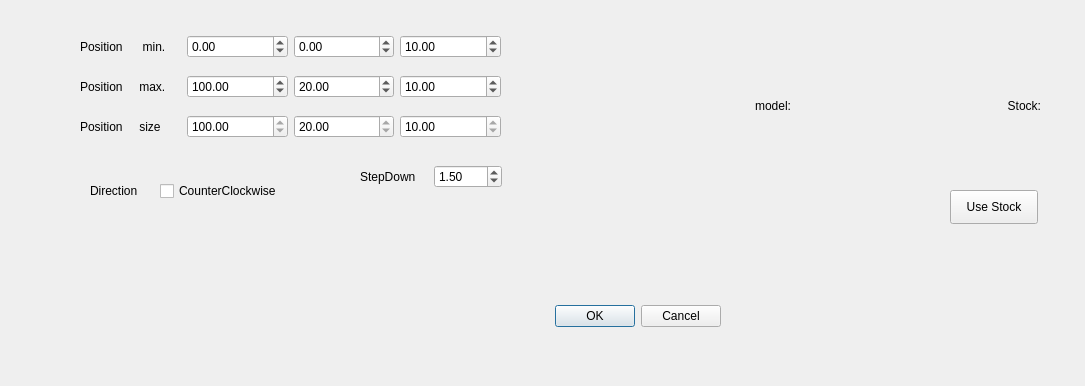
<?xml version="1.0" encoding="UTF-8"?>
<ui version="4.0">
 <class>RectCutDialog</class>
 <widget class="QDialog" name="RectCutDialog">
  <property name="geometry">
   <rect>
    <x>0</x>
    <y>0</y>
    <width>1085</width>
    <height>386</height>
   </rect>
  </property>
  <property name="windowTitle">
   <string>Rectangular Cutout</string>
  </property>
  <widget class="QDialogButtonBox" name="buttonBox">
   <property name="geometry">
    <rect>
     <x>380</x>
     <y>300</y>
     <width>341</width>
     <height>32</height>
    </rect>
   </property>
   <property name="orientation">
    <enum>Qt::Horizontal</enum>
   </property>
   <property name="standardButtons">
    <set>QDialogButtonBox::Cancel|QDialogButtonBox::Ok</set>
   </property>
  </widget>
  <widget class="QCheckBox" name="checkBox">
   <property name="geometry">
    <rect>
     <x>160</x>
     <y>180</y>
     <width>141</width>
     <height>22</height>
    </rect>
   </property>
   <property name="text">
    <string>CounterClockwise</string>
   </property>
  </widget>
  <widget class="QLabel" name="label_5">
   <property name="geometry">
    <rect>
     <x>90</x>
     <y>170</y>
     <width>63</width>
     <height>41</height>
    </rect>
   </property>
   <property name="text">
    <string>Direction</string>
   </property>
  </widget>
  <widget class="QWidget" name="layoutWidget">
   <property name="geometry">
    <rect>
     <x>80</x>
     <y>110</y>
     <width>421</width>
     <height>34</height>
    </rect>
   </property>
   <layout class="QHBoxLayout" name="horizontalLayout">
    <item>
     <widget class="QLabel" name="label_3">
      <property name="enabled">
       <bool>true</bool>
      </property>
      <property name="text">
       <string>Position     size</string>
      </property>
     </widget>
    </item>
    <item>
     <widget class="QDoubleSpinBox" name="dblSizeX">
      <property name="wrapping">
       <bool>false</bool>
      </property>
      <property name="readOnly">
       <bool>true</bool>
      </property>
      <property name="maximum">
       <double>10000.000000000000000</double>
      </property>
      <property name="value">
       <double>100.000000000000000</double>
      </property>
     </widget>
    </item>
    <item>
     <widget class="QDoubleSpinBox" name="dblSizeY">
      <property name="readOnly">
       <bool>true</bool>
      </property>
      <property name="maximum">
       <double>10000.000000000000000</double>
      </property>
      <property name="value">
       <double>20.000000000000000</double>
      </property>
     </widget>
    </item>
    <item>
     <widget class="QDoubleSpinBox" name="dblSizeZ">
      <property name="readOnly">
       <bool>true</bool>
      </property>
      <property name="maximum">
       <double>10000.000000000000000</double>
      </property>
      <property name="value">
       <double>10.000000000000000</double>
      </property>
     </widget>
    </item>
   </layout>
  </widget>
  <widget class="QWidget" name="layoutWidget">
   <property name="geometry">
    <rect>
     <x>80</x>
     <y>30</y>
     <width>421</width>
     <height>34</height>
    </rect>
   </property>
   <layout class="QHBoxLayout" name="horizontalLayout_2">
    <item>
     <widget class="QLabel" name="label_2">
      <property name="text">
       <string>Position      min.</string>
      </property>
     </widget>
    </item>
    <item>
     <widget class="QDoubleSpinBox" name="dblminX">
      <property name="minimum">
       <double>-10000.000000000000000</double>
      </property>
      <property name="maximum">
       <double>10000.000000000000000</double>
      </property>
     </widget>
    </item>
    <item>
     <widget class="QDoubleSpinBox" name="dblminY">
      <property name="minimum">
       <double>-10000.000000000000000</double>
      </property>
      <property name="maximum">
       <double>10000.000000000000000</double>
      </property>
     </widget>
    </item>
    <item>
     <widget class="QDoubleSpinBox" name="dblminZ">
      <property name="minimum">
       <double>-10000.000000000000000</double>
      </property>
      <property name="maximum">
       <double>10000.000000000000000</double>
      </property>
      <property name="value">
       <double>10.000000000000000</double>
      </property>
     </widget>
    </item>
   </layout>
  </widget>
  <widget class="QWidget" name="layoutWidget">
   <property name="geometry">
    <rect>
     <x>360</x>
     <y>160</y>
     <width>142</width>
     <height>34</height>
    </rect>
   </property>
   <layout class="QHBoxLayout" name="horizontalLayout_3">
    <item>
     <widget class="QLabel" name="label_4">
      <property name="text">
       <string>StepDown</string>
      </property>
     </widget>
    </item>
    <item>
     <widget class="QDoubleSpinBox" name="dblStepDown">
      <property name="maximum">
       <double>25.000000000000000</double>
      </property>
      <property name="singleStep">
       <double>0.100000000000000</double>
      </property>
      <property name="value">
       <double>1.500000000000000</double>
      </property>
     </widget>
    </item>
   </layout>
  </widget>
  <widget class="QPushButton" name="pbUsestock">
   <property name="geometry">
    <rect>
     <x>950</x>
     <y>190</y>
     <width>88</width>
     <height>34</height>
    </rect>
   </property>
   <property name="text">
    <string>Use Stock</string>
   </property>
  </widget>
  <widget class="QWidget" name="layoutWidget_2">
   <property name="geometry">
    <rect>
     <x>80</x>
     <y>70</y>
     <width>421</width>
     <height>34</height>
    </rect>
   </property>
   <layout class="QHBoxLayout" name="horizontalLayout_4">
    <item>
     <widget class="QLabel" name="label_6">
      <property name="text">
       <string>Position     max.</string>
      </property>
     </widget>
    </item>
    <item>
     <widget class="QDoubleSpinBox" name="dblmaxX">
      <property name="maximum">
       <double>10000.000000000000000</double>
      </property>
      <property name="value">
       <double>100.000000000000000</double>
      </property>
     </widget>
    </item>
    <item>
     <widget class="QDoubleSpinBox" name="dblmaxY">
      <property name="maximum">
       <double>10000.000000000000000</double>
      </property>
      <property name="value">
       <double>20.000000000000000</double>
      </property>
     </widget>
    </item>
    <item>
     <widget class="QDoubleSpinBox" name="dblmaxZ">
      <property name="maximum">
       <double>10000.000000000000000</double>
      </property>
      <property name="value">
       <double>10.000000000000000</double>
      </property>
     </widget>
    </item>
   </layout>
  </widget>
  <widget class="QLabel" name="lblModel">
   <property name="geometry">
    <rect>
     <x>600</x>
     <y>60</y>
     <width>191</width>
     <height>91</height>
    </rect>
   </property>
   <property name="text">
    <string>model:</string>
   </property>
   <property name="alignment">
    <set>Qt::AlignRight|Qt::AlignTrailing|Qt::AlignVCenter</set>
   </property>
  </widget>
  <widget class="QLabel" name="lblStock">
   <property name="geometry">
    <rect>
     <x>830</x>
     <y>60</y>
     <width>211</width>
     <height>91</height>
    </rect>
   </property>
   <property name="text">
    <string>Stock:</string>
   </property>
   <property name="alignment">
    <set>Qt::AlignRight|Qt::AlignTrailing|Qt::AlignVCenter</set>
   </property>
  </widget>
 </widget>
 <resources/>
 <connections>
  <connection>
   <sender>buttonBox</sender>
   <signal>accepted()</signal>
   <receiver>RectCutDialog</receiver>
   <slot>accept()</slot>
   <hints>
    <hint type="sourcelabel">
     <x>248</x>
     <y>254</y>
    </hint>
    <hint type="destinationlabel">
     <x>157</x>
     <y>274</y>
    </hint>
   </hints>
  </connection>
  <connection>
   <sender>buttonBox</sender>
   <signal>rejected()</signal>
   <receiver>RectCutDialog</receiver>
   <slot>reject()</slot>
   <hints>
    <hint type="sourcelabel">
     <x>316</x>
     <y>260</y>
    </hint>
    <hint type="destinationlabel">
     <x>286</x>
     <y>274</y>
    </hint>
   </hints>
  </connection>
 </connections>
</ui>
